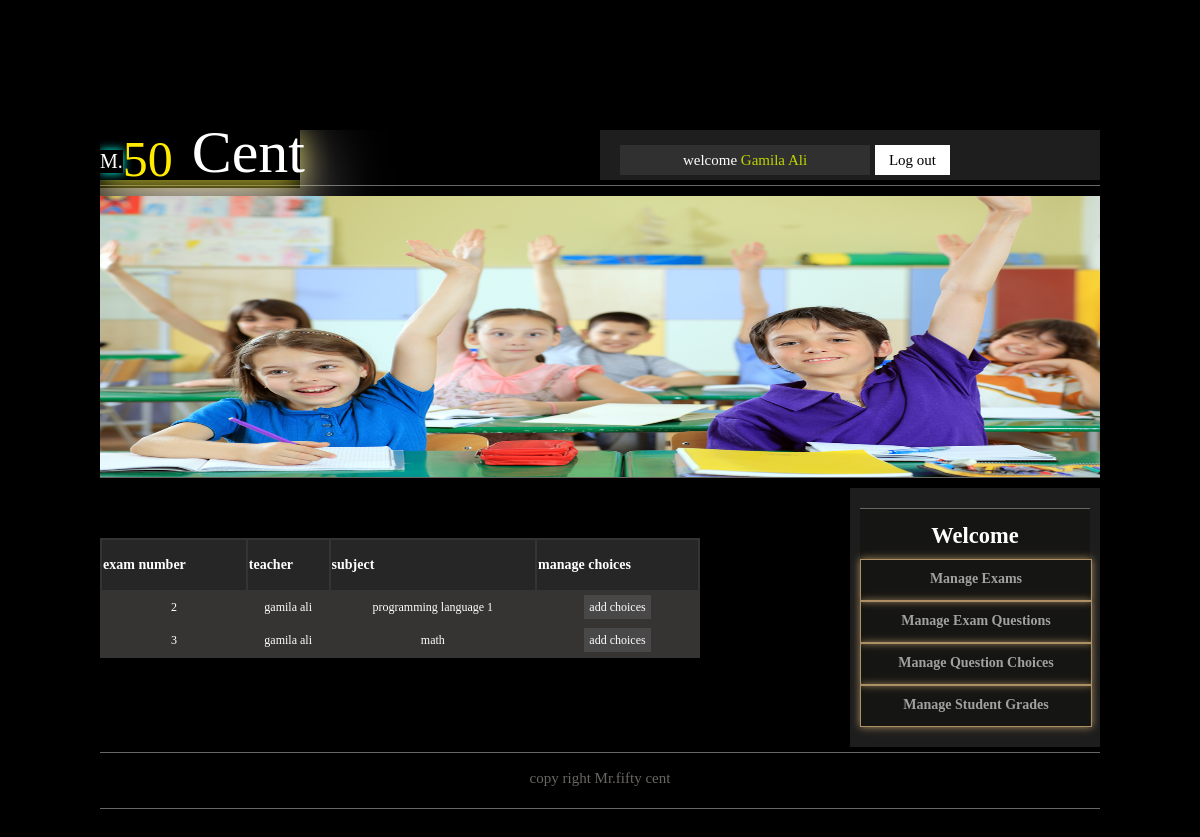
Page /school_management/cpanel/addchoice.php (signed in) on the committed database.
### tables this page shows
CREATE TABLE IF NOT EXISTS `exam` (
  `id` int(11) NOT NULL AUTO_INCREMENT,
  `exam_date` text,
  `exam_duration` int(2) DEFAULT NULL,
  `grade` int(3) DEFAULT NULL,
  `id_teacher` int(11) DEFAULT NULL,
  `id_subject` int(11) DEFAULT NULL,
  PRIMARY KEY (`id`),
  KEY `id_teacher` (`id_teacher`),
  KEY `id_subject` (`id_subject`)
);

CREATE TABLE IF NOT EXISTS `teacher` (
  `id` int(11) NOT NULL AUTO_INCREMENT,
  `name` varchar(50) DEFAULT NULL,
  `email` varchar(50) DEFAULT NULL,
  `password` varchar(32) DEFAULT NULL,
  `address` text,
  `phone_number` text,
  `register_date` timestamp NULL DEFAULT NULL,
  PRIMARY KEY (`id`)
);

CREATE TABLE IF NOT EXISTS `subject` (
  `id` int(11) NOT NULL AUTO_INCREMENT,
  `name` varchar(250) DEFAULT NULL,
  PRIMARY KEY (`id`)
);

### school_management/lib/exam.php (called while the page is built, shortened)
<?php
require_once '../config.php';
class Exam{
     public static function retrieveExamByIdTeacher($id_teacher){
        global $dbh;
        $sql=$dbh->prepare("SELECT * FROM exam WHERE id_teacher='$id_teacher'");
        $sql->execute();
        $data=null;
        while($fetch=$sql->fetch(PDO::FETCH_ASSOC)):
           $data[]=$fetch;
        endwhile;
        return $data;
    }
}
?>

### school_management/lib/teacher.php (called while the page is built, shortened)
<?php
require_once '../config.php';
class Teacher{
     public static function retrieveTeacherNameById($id){
        global $dbh;
        $sql=$dbh->prepare("SELECT name FROM teacher WHERE id='$id'");
        $sql->execute();
        $data=null;
        while($fetch=$sql->fetch(PDO::FETCH_ASSOC)){
        $data=$fetch;
        }
        return $data['name'];
    }
}
?>

### school_management/lib/subject.php (called while the page is built, shortened)
<?php
    require_once '../config.php';
    class Subject{
         public static function retrieveSubjectName($id){
            global $dbh;
            $sql=$dbh->prepare("SELECT name FROM subject WHERE id='$id'");
            $sql->execute();
            $fetch=$sql->fetch(PDO::FETCH_ASSOC);
            if(is_array($fetch)){
                return $fetch['name'];
            }else{
                return FALSE;
            }
        }
    }
?>

### school_management/cpanel/addchoice.php (the view, shortened to what this page needs)
<?php
    require_once '../lib/teacher.php';
    require_once '../lib/subject.php';
    require_once '../lib/exam.php';
    require_once 'template/header.php';
?>
<div id="content">
    <?php
        if (!(isset($_SESSION['id']) && isset($_SESSION['name']))) {
            echo 'please log in <a href="login.php">log in</a>';
            echo '<div id="loginImage"><a href="login.php"title="login"><img src="template/images/Log In.jpg"></a></div>';
        } else {
            ?>
    <div id="left_content">
        <table>
            <thead>
            <tr>
                <td>exam number</td>
               <td>teacher</td>
               <td>subject</td>
               <td>manage choices</td>
           </tr>
            </thead>
            <tbody>
               <?php
                $allExams=Exam::retrieveExamByIdTeacher($_SESSION['id']);
                if(is_array($allExams)){
                    foreach ($allExams as $exams):
                        echo '<tr>
                                <td>'.$exams['id'].'</td>
                                <td>'.  Teacher::retrieveTeacherNameById($exams['id_teacher']).'</td>
                                <td>'.  Subject::retrieveSubjectName($exams['id_subject']).'</td>
                                <td><a href="?action=addChoices&id='.$exams['id'].'">add choices</a></td>
                            </tr>';
                    endforeach;
                }  else {
                    echo '<tr><td>no exam to show its questions</td></tr>';
                }
                ?>
            </tbody>
        </table>
        </div>
    <?php }?>
</div>

### school_management/cpanel/template/css/base.css (style rules this page uses)
body { background:#000; font-family:tahoma; font-style:arial; font-size:15px; color: #fff7a1; }
#content { width:100%; height:auto; overflow: hidden; border-bottom:1px solid #696764; padding-bottom:5px; }
#left_content { width:750px;height:auto;overflow:hidden;float:left; }
#right_content { width:250px;height:auto;overflow:hidden;background:#1d1d1d; }
#menue { margin:20px 10px;background:#151513;width:230px;text-transform:capitalize; }
#menue_head { text-align:center;border-top:solid 1px #696764;width:100%;height:50px;line-height:16px;font-family:georgia;color:#FFF; }
.list_head { width:100%;height:40px;text-align:center;border:1px solid #ad9064;box-shadow: 0px 0px 8px #ad9064;cursor:pointer; }
.list_head h3 { line-height:10px;font-size: 14px;color:#A1A19D; }
#content table { background: #363333; display:blok; margin: 50px 0px 0px; color:#FFF; width:80%; border:solid 1px rgb(38, 38, 38) none repeat scroll 0% 0%; }
#content table thead { background: rgb(38, 38, 38) none repeat scroll 0% 0%; height: 50px; font-family: tahoma; font-style:normal; font-size: 14px; font-weight: bold; color: rgb(255, 255, 255); }
#content table tbody { height: 30px; font-family: tahoma; font-style:normal; font-size: 12px; color: #FFF; text-align: center; }
#content table tbody tr td { padding:8px 0; }
#content table tbody tr td a { text-decoration:none ; width:20px; height:10px; background: #484848 none repeat scroll 0% 0%; color: #FFF; padding:5px; transition: color 2s ease 0s; }
#footer { width:100%; height:50px; padding-bottom:5px; border-bottom:1px solid #696764; text-align:center; line-height:50px; }
#footer a { text-decoration:none; color:#696764; }

### rows in the picture
exam: id "2", id_teacher.name "gamila ali", id_subject.name "programming language 1"
exam: id "3", id_teacher.name "gamila ali", id_subject.name "math"

### other values in the picture
$_SESSION['name'] "Gamila Ali"
